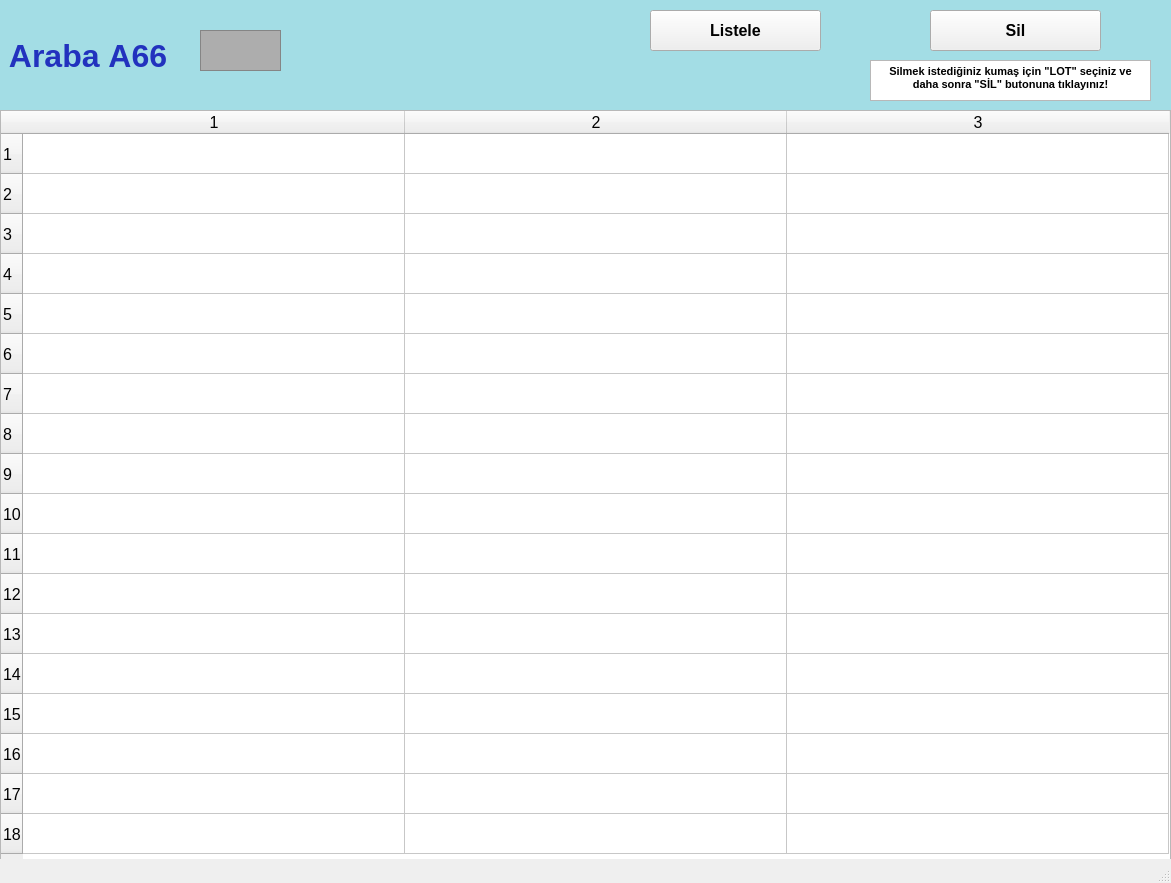
<?xml version="1.0" encoding="UTF-8"?>
<ui version="4.0">
 <class>arabalarA66_ekran</class>
 <widget class="QMainWindow" name="arabalarA66_ekran">
  <property name="geometry">
   <rect>
    <x>0</x>
    <y>0</y>
    <width>1171</width>
    <height>883</height>
   </rect>
  </property>
  <property name="font">
   <font>
    <pointsize>12</pointsize>
    <weight>50</weight>
    <bold>false</bold>
    <kerning>false</kerning>
   </font>
  </property>
  <property name="windowTitle">
   <string/>
  </property>
  <widget class="QWidget" name="centralwidget">
   <widget class="QLabel" name="arabaA1yazi_lbl">
    <property name="geometry">
     <rect>
      <x>0</x>
      <y>0</y>
      <width>1171</width>
      <height>111</height>
     </rect>
    </property>
    <property name="font">
     <font>
      <pointsize>24</pointsize>
      <weight>75</weight>
      <bold>true</bold>
     </font>
    </property>
    <property name="styleSheet">
     <string notr="true">background-color: rgb(163, 221, 229);
color: rgb(34, 50, 190);</string>
    </property>
    <property name="text">
     <string> Araba A66</string>
    </property>
   </widget>
   <widget class="QFrame" name="arabaA1_img">
    <property name="geometry">
     <rect>
      <x>200</x>
      <y>30</y>
      <width>81</width>
      <height>41</height>
     </rect>
    </property>
    <property name="styleSheet">
     <string notr="true">background-color: rgb(173, 173, 173);</string>
    </property>
    <property name="frameShape">
     <enum>QFrame::StyledPanel</enum>
    </property>
    <property name="frameShadow">
     <enum>QFrame::Raised</enum>
    </property>
   </widget>
   <widget class="QPushButton" name="listele66_btn">
    <property name="geometry">
     <rect>
      <x>650</x>
      <y>10</y>
      <width>171</width>
      <height>41</height>
     </rect>
    </property>
    <property name="font">
     <font>
      <pointsize>12</pointsize>
      <weight>75</weight>
      <bold>true</bold>
     </font>
    </property>
    <property name="text">
     <string>Listele</string>
    </property>
   </widget>
   <widget class="QTableWidget" name="A66_tw">
    <property name="geometry">
     <rect>
      <x>0</x>
      <y>110</y>
      <width>1171</width>
      <height>751</height>
     </rect>
    </property>
    <property name="baseSize">
     <size>
      <width>0</width>
      <height>0</height>
     </size>
    </property>
    <property name="rowCount">
     <number>18</number>
    </property>
    <property name="columnCount">
     <number>3</number>
    </property>
    <attribute name="horizontalHeaderVisible">
     <bool>true</bool>
    </attribute>
    <attribute name="horizontalHeaderCascadingSectionResizes">
     <bool>false</bool>
    </attribute>
    <attribute name="horizontalHeaderDefaultSectionSize">
     <number>382</number>
    </attribute>
    <attribute name="horizontalHeaderMinimumSectionSize">
     <number>38</number>
    </attribute>
    <attribute name="verticalHeaderDefaultSectionSize">
     <number>40</number>
    </attribute>
    <attribute name="verticalHeaderMinimumSectionSize">
     <number>23</number>
    </attribute>
    <row/>
    <row/>
    <row/>
    <row/>
    <row/>
    <row/>
    <row/>
    <row/>
    <row/>
    <row/>
    <row/>
    <row/>
    <row/>
    <row/>
    <row/>
    <row/>
    <row/>
    <row/>
    <column/>
    <column/>
    <column/>
   </widget>
   <widget class="QPushButton" name="sil66_btn">
    <property name="geometry">
     <rect>
      <x>930</x>
      <y>10</y>
      <width>171</width>
      <height>41</height>
     </rect>
    </property>
    <property name="font">
     <font>
      <pointsize>12</pointsize>
      <weight>75</weight>
      <bold>true</bold>
     </font>
    </property>
    <property name="text">
     <string>Sil</string>
    </property>
   </widget>
   <widget class="QTextBrowser" name="textBrowser">
    <property name="geometry">
     <rect>
      <x>870</x>
      <y>60</y>
      <width>281</width>
      <height>41</height>
     </rect>
    </property>
    <property name="html">
     <string>&lt;!DOCTYPE HTML PUBLIC &quot;-//W3C//DTD HTML 4.0//EN&quot; &quot;http://www.w3.org/TR/REC-html40/strict.dtd&quot;&gt;
&lt;html&gt;&lt;head&gt;&lt;meta name=&quot;qrichtext&quot; content=&quot;1&quot; /&gt;&lt;style type=&quot;text/css&quot;&gt;
p, li { white-space: pre-wrap; }
&lt;/style&gt;&lt;/head&gt;&lt;body style=&quot; font-family:'MS Shell Dlg 2'; font-size:12pt; font-weight:400; font-style:normal;&quot;&gt;
&lt;p align=&quot;center&quot; style=&quot; margin-top:0px; margin-bottom:0px; margin-left:0px; margin-right:0px; -qt-block-indent:0; text-indent:0px;&quot;&gt;&lt;span style=&quot; font-size:8pt; font-weight:600;&quot;&gt;Silmek istediğiniz kumaş için &amp;quot;LOT&amp;quot; seçiniz ve daha sonra &amp;quot;SİL&amp;quot; butonuna tıklayınız!&lt;/span&gt;&lt;/p&gt;&lt;/body&gt;&lt;/html&gt;</string>
    </property>
   </widget>
  </widget>
  <widget class="QStatusBar" name="statusbar"/>
 </widget>
 <resources/>
 <connections/>
</ui>
